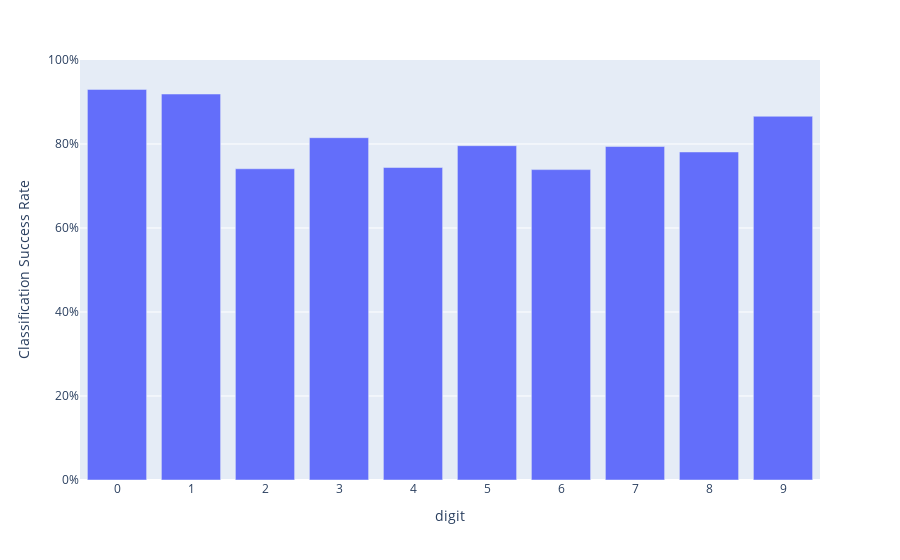

The notebook cell saved with this chart:
### Markdown cell above
Open Question: Why does this change on each run?

### Code cell
digits, counts = list(zip(*correct.items()))
fig = px.bar(x = digits, y=np.array(counts)/1000, labels={'x': "digit", 'y': "Classification Success Rate"}, range_y=(0, 1))
fig.update_layout(yaxis={"tickformat": ",.0%"}, xaxis={"tickmode": "linear"})
fig.show()

### Figure 1 — Plotly figure (JSON) as saved in the notebook; plotly's stock layout.template omitted (floating-point values rounded to 4 significant figures)
{"data": [{"alignmentgroup": "True", "hovertemplate": "digit=%{x}<br>Classification Success Rate=%{y}<extra></extra>", "legendgroup": "", "marker": {"color": "#636efa", "pattern": {"shape": ""}}, "name": "", "offsetgroup": "", "orientation": "v", "showlegend": false, "textposition": "auto", "type": "bar", "x": [0, 1, 2, 3, 4, 5, 6, 7, 8, 9], "xaxis": "x", "y": [0.93, 0.919, 0.741, 0.815, 0.744, 0.796, 0.739, 0.794, 0.781, 0.866], "yaxis": "y"}], "layout": {"barmode": "relative", "legend": {"tracegroupgap": 0}, "margin": {"t": 60}, "xaxis": {"anchor": "y", "domain": [0, 1], "tickmode": "linear", "title": {"text": "digit"}}, "yaxis": {"anchor": "x", "domain": [0, 1], "range": [0, 1], "tickformat": ",.0%", "title": {"text": "Classification Success Rate"}}}}
